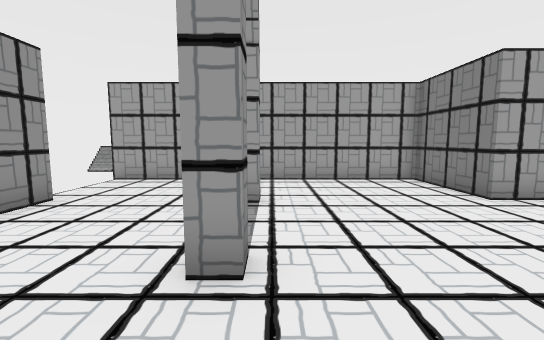
View 1 (above)

12 first-person views from a walk through a 3-D level made in the Unity game engine. The camera is 1.2 m above the floor, tilts 6° down and sees 90° across. The floor is counted in squares, 1 m on a side. Each view is taken from the middle of a square. On the plan, view 1 faces up. The plan holds only what a view shows up to about 13 squares ahead; the rest is blank. The place goes on beyond the plan. The player is left out.

View 2
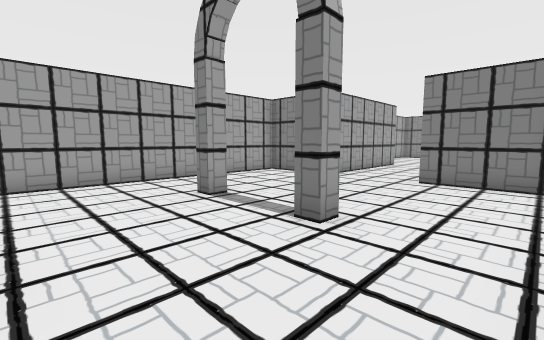

View 3
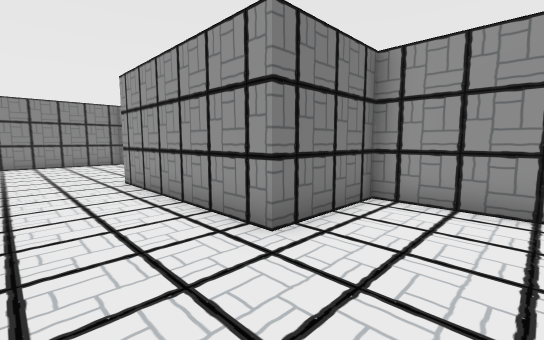

View 4
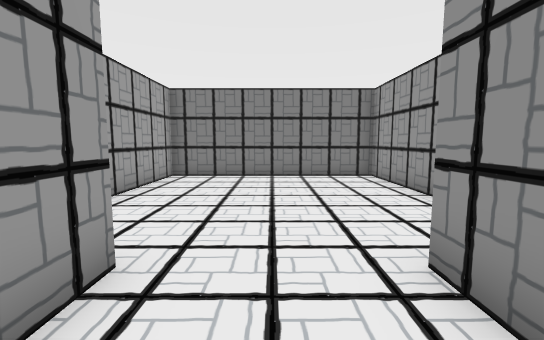

View 5
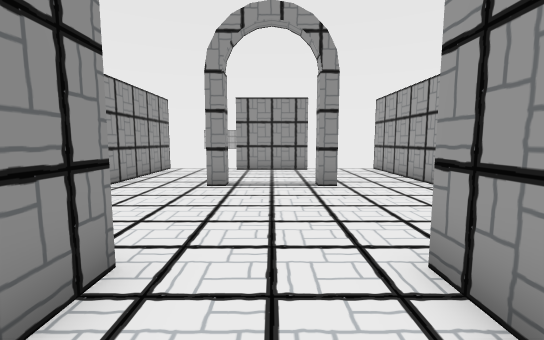

View 6
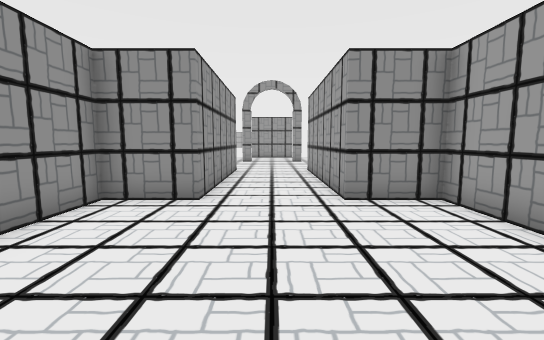

View 7
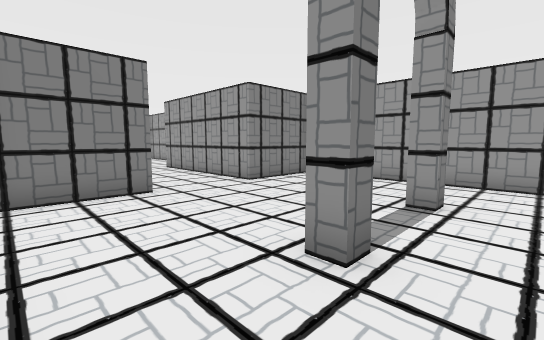

View 8
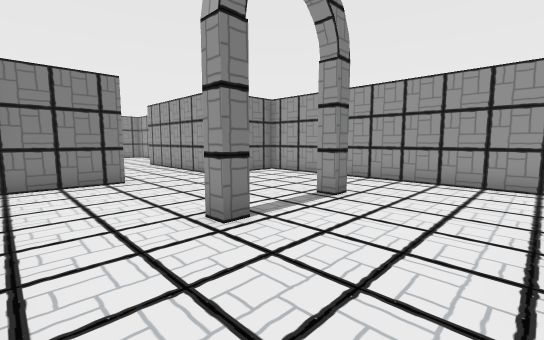

View 9
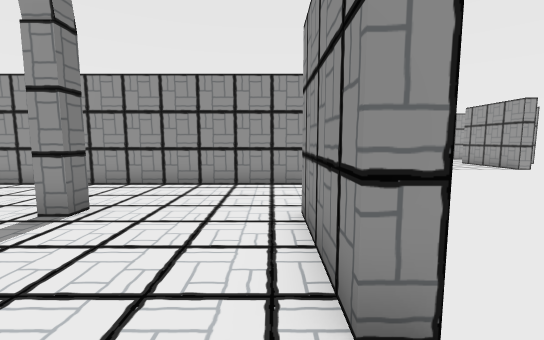

View 10
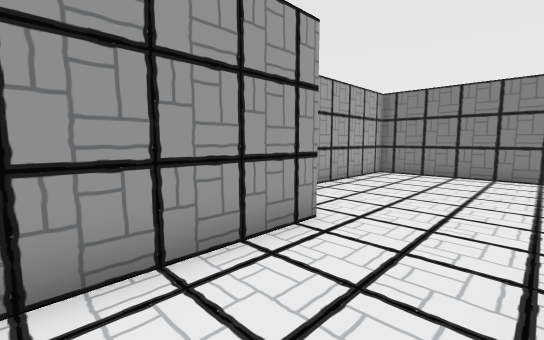

View 11
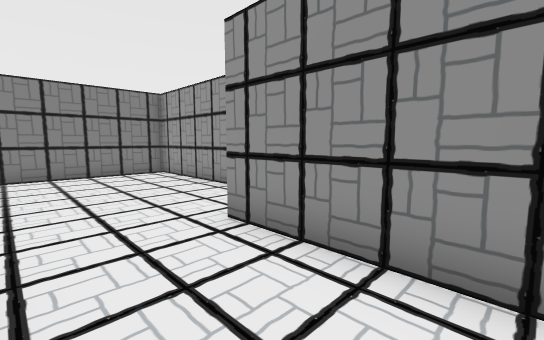

View 12
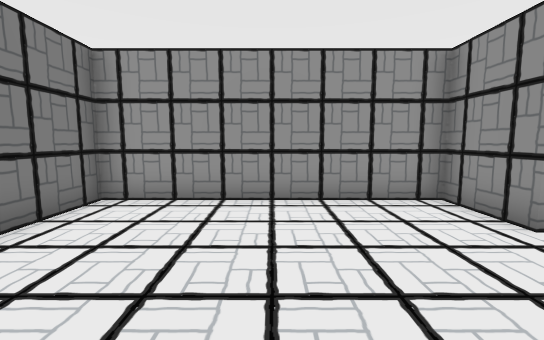

### Floor plan
Points are (right, up) in squares from view 1. A wall is a line through its corners. A room is listed if a view was taken in it or the views show most of it. See-through windows are left out.
Room 1 (views 1, 2, 3, 4, 5, 6, 7, 8, 9, 10, 11, 12)
walls: (-0.2, 5.2) (-0.8, 5.2) (-0.8, 5.7) (-0.2, 5.7) (-0.2, 5.2); (-0.2, 2.7) (-0.2, 2.2) (-0.8, 2.2) (-0.8, 2.7) (-0.2, 2.7); (-4.5, 5.5) (-4.5, 2.5); (-5, -0.5) (4.5, -0.5) (4.5, 2.5) (10.5, 2.5) (10.5, 0.5) (17.5, 0.5) (17.5, 7.5) (10.5, 7.5) (10.5, 5.5) (4.5, 5.5) (4.5, 8.5) (-5, 8.5)

Where each view was taken, in squares from view 1:
view 1: 0 up, 0 right, facing up
view 2: 0 up, 4 left, facing up-right
view 3: 5 up, 2 right, facing down-right
view 4: 4 up, 8 right, facing right
view 5: 4 up, 7 right, facing left
view 6: 4 up, 16 right, facing left
view 7: 8 up, 2 left, facing down-right
view 8: 8 up, 4 left, facing down-right
view 9: 7 up, 4 left, facing down
view 10: 3 up, 7 right, facing up-right
view 11: 5 up, 7 right, facing down-right
view 12: 6 up, 14 right, facing down
